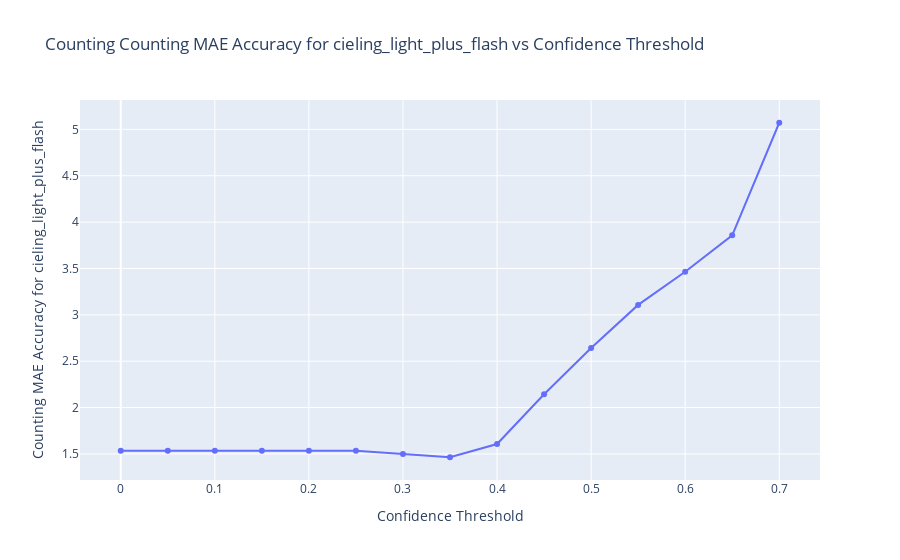
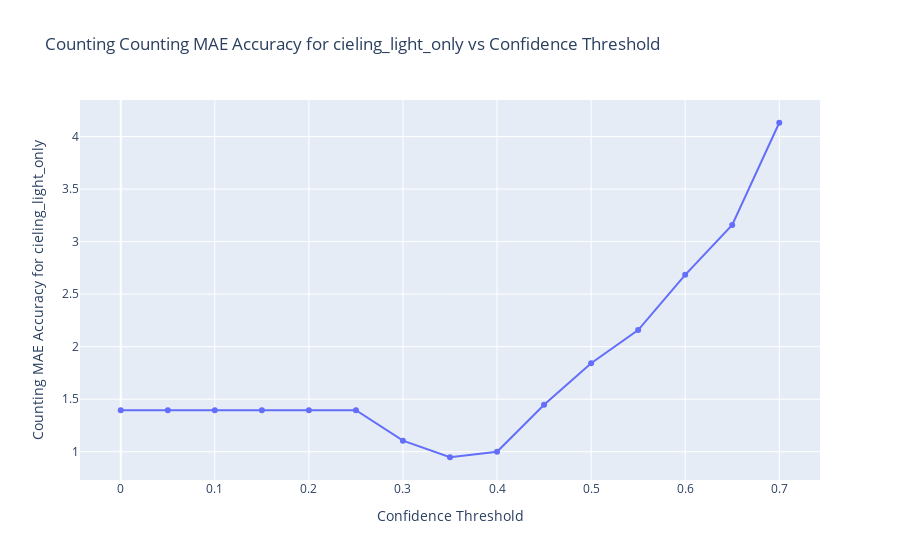
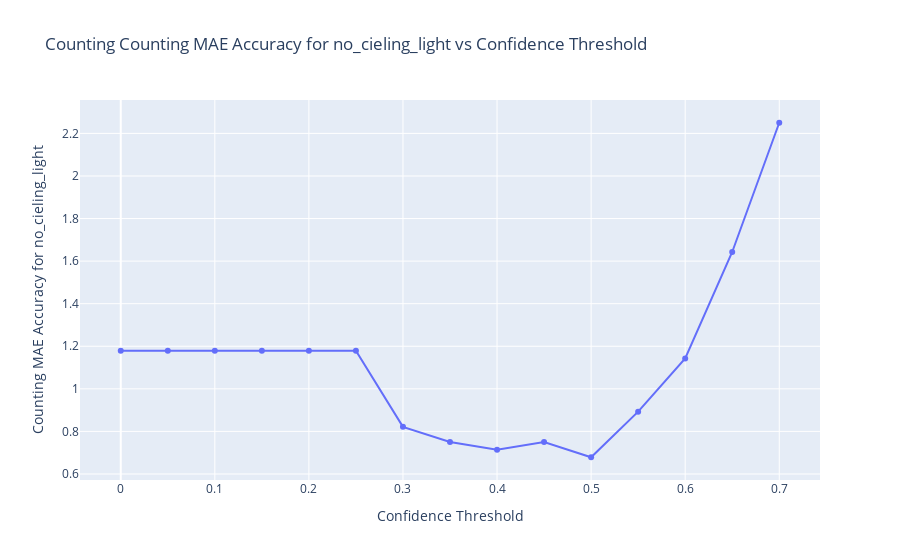
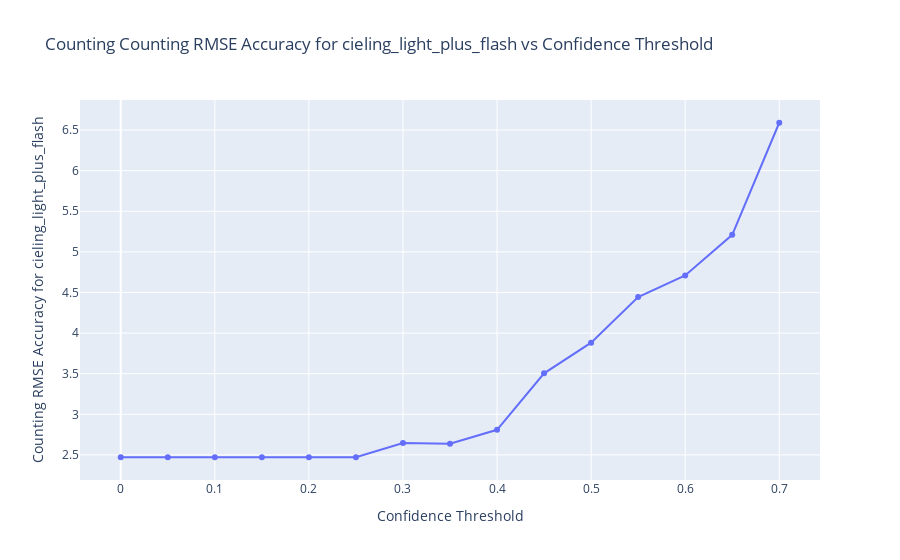

Source (notebook cell) for these figures, in order:
### Code cell
import plotly.graph_objects as go



MAE_accuracies_1 = tag_MAE_accuracies[tags[0]]
MAE_accuracies_2 = tag_MAE_accuracies[tags[1]]
MAE_accuracies_3 = tag_MAE_accuracies[tags[2]]

RMSE_accuracies_1 = tag_RMSE_accuracies[tags[0]]
RMSE_accuracies_2 = tag_RMSE_accuracies[tags[1]]
RMSE_accuracies_3 = tag_RMSE_accuracies[tags[2]]

#statiscial significance
import scipy.stats as stats
# stats.ttest_ind(MAE_accuracies_1, MAE_accuracies_2)
# stats.ttest_ind(MAE_accuracies_1, MAE_accuracies_3)
# stats.ttest_ind(MAE_accuracies_2, MAE_accuracies_3)

# stats.ttest_ind(RMSE_accuracies_1, RMSE_accuracies_2)
# stats.ttest_ind(RMSE_accuracies_1, RMSE_accuracies_3)
# stats.ttest_ind(RMSE_accuracies_2, RMSE_accuracies_3)

print(stats.ttest_ind(MAE_accuracies_1, MAE_accuracies_2))
print(stats.ttest_ind(MAE_accuracies_1, MAE_accuracies_3))
print(stats.ttest_ind(MAE_accuracies_2, MAE_accuracies_3))

print(stats.ttest_ind(RMSE_accuracies_1, RMSE_accuracies_2))
print(stats.ttest_ind(RMSE_accuracies_1, RMSE_accuracies_3))
print(stats.ttest_ind(RMSE_accuracies_2, RMSE_accuracies_3))

### Figure 1 — Plotly figure (JSON) as saved in the notebook; plotly's stock layout.template omitted (floating-point values rounded to 4 significant figures)
{"data": [{"mode": "lines+markers", "name": "Counting MAE Accuracy for cieling_light_plus_flash", "type": "scatter", "x": [0, 0.05, 0.1, 0.15, 0.2, 0.25, 0.3, 0.35, 0.4, 0.45, 0.5, 0.55, 0.6, 0.65, 0.7], "y": [1.536, 1.536, 1.536, 1.536, 1.536, 1.536, 1.5, 1.464, 1.607, 2.143, 2.643, 3.107, 3.464, 3.857, 5.071]}], "layout": {"title": {"text": "Counting Counting MAE Accuracy for cieling_light_plus_flash vs Confidence Threshold"}, "xaxis": {"title": {"text": "Confidence Threshold"}}, "yaxis": {"title": {"text": "Counting MAE Accuracy for cieling_light_plus_flash"}}}}

### Figure 2 — Plotly figure (JSON) as saved in the notebook; plotly's stock layout.template omitted (floating-point values rounded to 4 significant figures)
{"data": [{"mode": "lines+markers", "name": "Counting MAE Accuracy for cieling_light_only", "type": "scatter", "x": [0, 0.05, 0.1, 0.15, 0.2, 0.25, 0.3, 0.35, 0.4, 0.45, 0.5, 0.55, 0.6, 0.65, 0.7], "y": [1.395, 1.395, 1.395, 1.395, 1.395, 1.395, 1.105, 0.9474, 1, 1.447, 1.842, 2.158, 2.684, 3.158, 4.132]}], "layout": {"title": {"text": "Counting Counting MAE Accuracy for cieling_light_only vs Confidence Threshold"}, "xaxis": {"title": {"text": "Confidence Threshold"}}, "yaxis": {"title": {"text": "Counting MAE Accuracy for cieling_light_only"}}}}

### Figure 3 — Plotly figure (JSON) as saved in the notebook; plotly's stock layout.template omitted (floating-point values rounded to 4 significant figures)
{"data": [{"mode": "lines+markers", "name": "Counting MAE Accuracy for no_cieling_light", "type": "scatter", "x": [0, 0.05, 0.1, 0.15, 0.2, 0.25, 0.3, 0.35, 0.4, 0.45, 0.5, 0.55, 0.6, 0.65, 0.7], "y": [1.179, 1.179, 1.179, 1.179, 1.179, 1.179, 0.8214, 0.75, 0.7143, 0.75, 0.6786, 0.8929, 1.143, 1.643, 2.25]}], "layout": {"title": {"text": "Counting Counting MAE Accuracy for no_cieling_light vs Confidence Threshold"}, "xaxis": {"title": {"text": "Confidence Threshold"}}, "yaxis": {"title": {"text": "Counting MAE Accuracy for no_cieling_light"}}}}

### Figure 4 — Plotly figure (JSON) as saved in the notebook; plotly's stock layout.template omitted (floating-point values rounded to 4 significant figures)
{"data": [{"mode": "lines+markers", "name": "Counting RMSE Accuracy for cieling_light_plus_flash", "type": "scatter", "x": [0, 0.05, 0.1, 0.15, 0.2, 0.25, 0.3, 0.35, 0.4, 0.45, 0.5, 0.55, 0.6, 0.65, 0.7], "y": [2.471, 2.471, 2.471, 2.471, 2.471, 2.471, 2.646, 2.639, 2.809, 3.505, 3.882, 4.444, 4.709, 5.21, 6.59]}], "layout": {"title": {"text": "Counting Counting RMSE Accuracy for cieling_light_plus_flash vs Confidence Threshold"}, "xaxis": {"title": {"text": "Confidence Threshold"}}, "yaxis": {"title": {"text": "Counting RMSE Accuracy for cieling_light_plus_flash"}}}}
